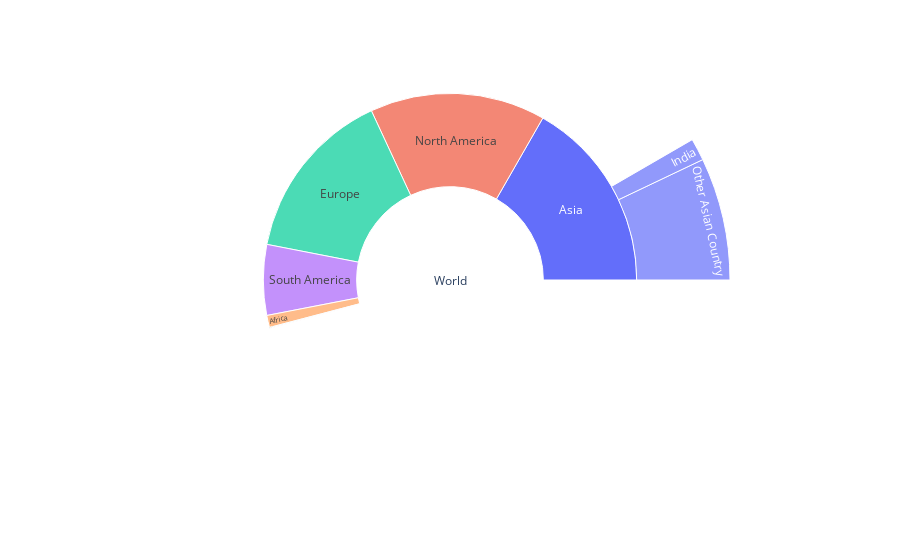

Notebook cell for this chart:
### Code cell
# Getting continent wise data

fig =go.Figure(go.Sunburst(
    labels=["World", "Africa", "Asia", "Australia", "Europe", "North America", "South America", "Other", "India", "Other Asian Country"],
    parents=["", "World",  "World", "World", "World", "World", "World", "World", "Asia", "Asia"],
    values=[df_world["Confirmed"].sum(), continents_cases.iloc[0,0], continents_cases.iloc[1,0], continents_cases.iloc[2,0], continents_cases.iloc[3,0], continents_cases.iloc[4,0], continents_cases.iloc[6,0], continents_cases.iloc[5,0], temp_india["Confirmed"].sum(), (continents_cases.iloc[1,0]-temp_india["Confirmed"].sum())],
))
print('\033[1m' + '\033[4m'+ '\n\n\t\t\t\t\t Confirmed COVID-19 Cases in Continents ')
fig.update_layout(margin = dict(t=0, r=0, l=0, b=0))
fig.show()

print('\033[1m' + '\033[4m'+ '\t\t\t Continent: Total COVID-19 Cases ')
display(continents_cases.style\
                            .background_gradient(cmap='CMRmap_r',subset=["Confirmed"])\
                            .background_gradient(cmap='Reds',subset=["Deaths"])\
                            .background_gradient(cmap='Greens',subset=["Recovered"])\
                            .background_gradient(cmap='Purples',subset=["Active"])\
                            .background_gradient(cmap='Pastel1_r',subset=["Incident_Rate"])\
                            .background_gradient(cmap='YlOrBr',subset=["Mortality Rate (per 100)"]))

### Figure 1 — Plotly figure (JSON) as saved in the notebook; plotly's stock layout.template omitted (floating-point values rounded to 4 significant figures)
{"data": [{"labels": ["World", "Africa", "Asia", "Australia", "Europe", "North America", "South America", "Other", "India", "Other Asian Country"], "parents": ["", "World", "World", "World", "World", "World", "World", "World", "Asia", "Asia"], "type": "sunburst", "values": [5919364, 135366, 1079710, 8703, 1940333, 1964202, 788583, 2467, 165799, 913911]}], "layout": {"margin": {"b": 0, "l": 0, "r": 0, "t": 0}}}
